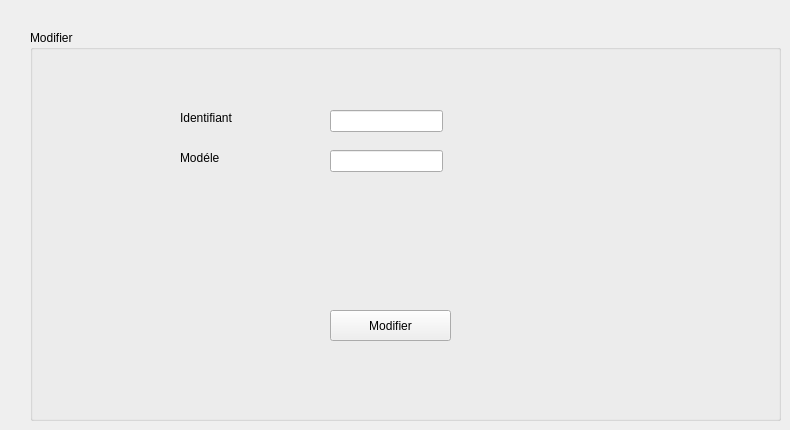
      <widget class="QWidget" name="modifier_10">
       <attribute name="title">
        <string>Modifer</string>
       </attribute>
       <widget class="QGroupBox" name="groupBox_6">
        <property name="geometry">
         <rect>
          <x>30</x>
          <y>30</y>
          <width>751</width>
          <height>391</height>
         </rect>
        </property>
        <property name="title">
         <string>Modifier</string>
        </property>
        <widget class="QLabel" name="ID_22">
         <property name="geometry">
          <rect>
           <x>150</x>
           <y>120</y>
           <width>56</width>
           <height>16</height>
          </rect>
         </property>
         <property name="text">
          <string>Modéle</string>
         </property>
        </widget>
        <widget class="QLineEdit" name="modele_modordina">
         <property name="geometry">
          <rect>
           <x>300</x>
           <y>120</y>
           <width>113</width>
           <height>22</height>
          </rect>
         </property>
        </widget>
        <widget class="QLineEdit" name="le_id_modordina">
         <property name="geometry">
          <rect>
           <x>300</x>
           <y>80</y>
           <width>113</width>
           <height>22</height>
          </rect>
         </property>
        </widget>
        <widget class="QLabel" name="ID_23">
         <property name="geometry">
          <rect>
           <x>150</x>
           <y>80</y>
           <width>56</width>
           <height>16</height>
          </rect>
         </property>
         <property name="text">
          <string>Identifiant</string>
         </property>
        </widget>
        <widget class="QPushButton" name="pb_modif_ordina">
         <property name="geometry">
          <rect>
           <x>300</x>
           <y>280</y>
           <width>121</width>
           <height>31</height>
          </rect>
         </property>
         <property name="text">
          <string>Modifier</string>
         </property>
        </widget>
       </widget>
      </widget>
